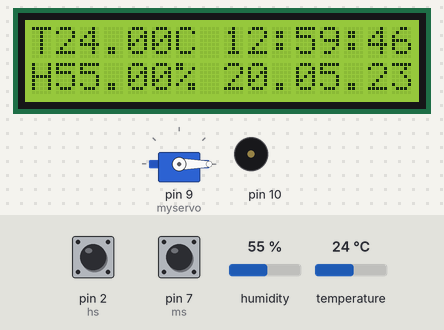
Recording of a sketch running on a simulated Arduino Uno, built with avr-gcc and run on an emulated ATmega328P. Parts: 16×2 character LCD, servo, buzzer (waves = sounding). The test bench sets the inputs (shaded band); at power-on: temperature 24 °C, pin 2 (hs) HIGH, pin 7 (ms) HIGH, humidity 55 %. Storage starts empty; what the sketch prints to the serial monitor is not drawn.

Above: at 1.7 s.
1.8 s: temperature set to 16 °C
At 5.8 s:
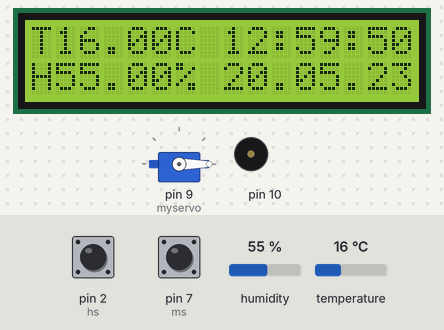
5.9 s: temperature set to 13 °C
At 8.2 s:
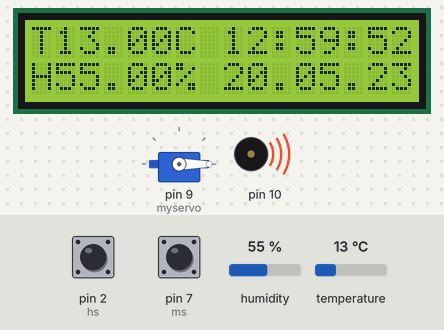
10.9 s: pin 2 (hs) pulled LOW for 0.15 s
At 12.2 s:
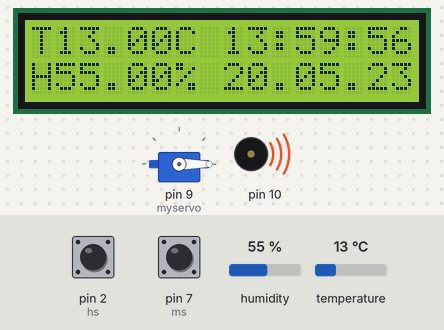
12.9 s: pin 7 (ms) pulled LOW for 0.15 s
At 19.7 s:
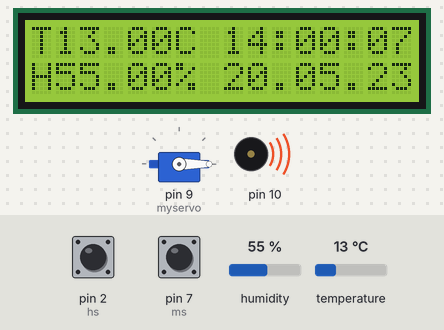
20.7 s: pin 2 (hs) pulled LOW for 1 s
At 22.1 s:
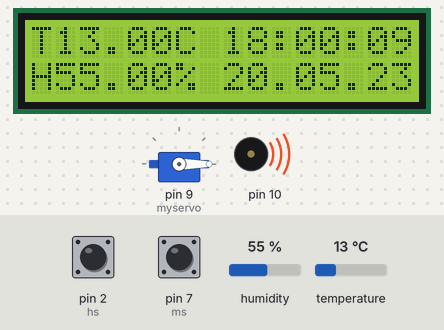
23.2 s: pin 7 (ms) pulled LOW for 1 s
At 24.0 s:
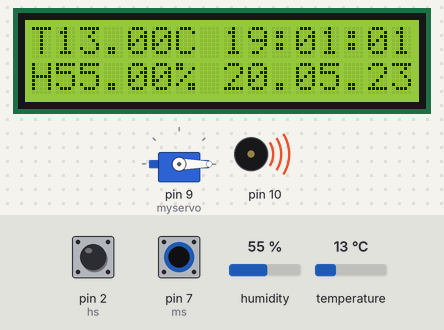
Timing chart, 0 to 26.2 s (numbered marks = the images above; inputs shaded):
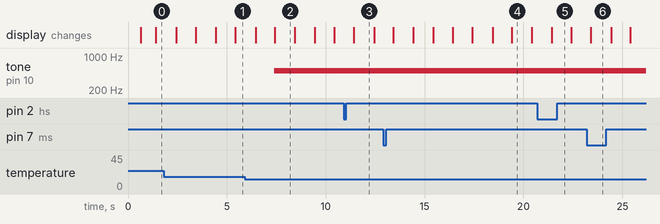

The sketch:

proiect.ino
```cpp
#include "temp.h"
#include "sdcard.h"
#include "servoPOT.h"
#include "ceas.h"

void setup()
{
    Serial.begin(9600);
    lcd.init();                      // initialize the  lcd
  // Print a message to the LCD.
  lcd.backlight();
  lcd.setBacklight(HIGH);

  delay(500);

  initSD();

  myservo.attach(9);  // attaches the servo on pin 9 to the servo object
  myservo.write(0);
  startMillisSERVO = millis();  //initial start time

  pinMode(hs, INPUT_PULLUP);  // avoid external Pullup resistors for Button 1
  pinMode(ms, INPUT_PULLUP);  // and Button 2
  nowRTC = millis();  // read RTC initial value
  dht.begin();

}

void  loop()
{
    ceas();
    TEMPPOT();
    if(temperature>35)
    notaSUS();
    else if (temperature<15)
    notaJOS();
    else
    noTone(10);
    servoPOT();
}

void ceas()
{
    // every second
  // Read temperature and humidity from DHT11 sensor
  temperature = dht.readTemperature();
  humidity = dht.readHumidity();
  // Update LCD Display
  // Print TIME in Hour, Min, Sec + AM/PM

  lcd.setCursor(0, 0);
  lcd.print("T");
  lcd.print(temperature);
  lcd.print("C ");

  if (h < 10)
    lcd.print("0");  // always 2 digits
  lcd.print(h);
  lcd.print(":");
  if (m < 10)
    lcd.print("0");
  lcd.print(m);
  lcd.print(":");
  if (s < 10)
    lcd.print("0");
  lcd.print(s);

  lcd.setCursor(0, 1);  // for Line 2


  lcd.print("H");
  lcd.print(humidity);
  lcd.print("% ");

  if (d < 10)
    lcd.print("0");
  lcd.print(d);
  lcd.print(".");
  if (l < 10)
    lcd.print("0");
  lcd.print(l);
  lcd.print(".");
  lcd.print(an);


  // improved replacement of delay(1000)
  // Much better accuracy, no more dependent on loop execution time
  for (int i = 0; i < 5; i++)  // make 5 times 200ms loop for faster Button response
  {
    while ((nowRTC - last_timeRTC) < 200)  // delay 200ms
    {
      nowRTC = millis();
    }
    // inner 200ms loop
    last_timeRTC = nowRTC;  // prepare for the next loop

    // read Setting Buttons
    button1 = digitalRead(hs);  // Read Buttons
    button2 = digitalRead(ms);

    // Process Button 1 or Button 2 when hit while Backlight on
    if (button1 == 0)
    {
      h = h + 1;
    }

    if (button2 == 0)
    {
      s = 0;
      m = m + 1;
    }

    if(button1==0 && button2 == 0)
    {
      d++;
    }

    /* ---- manage seconds, minutes, hours am/pm overflow ----*/
    if (s == 60)
    {
      s = 0;
      m = m + 1;
    }
    if (m == 60)
    {
      m = 0;
      h = h + 1;
    }
    if (h == 24)
    {
      h=0;
      d++;
    }

    if (d==32)
    {
      d=1;
      l++;
    }
  }  // end for

  // outer 1000ms loop
  s = s + 1;  // increment sec. counting

  // ---- manage seconds, minutes, hours am/pm overflow ----
  if (s == 60) {
    s = 0;
    m = m + 1;
  }
  if (m == 60)
  {
    m = 0;
    h = h + 1;
  }
  if (h == 24)
    h = 0;

  // Loop end
}


void TEMPPOT()
{
  currentMillisTEMP = millis();  //get the current "time" (actually the number of milliseconds since the program started)
  if (currentMillisTEMP - startMillisTEMP >= periodTEMP)  //test whether the period has elapsed
  {

    Serial.print("Umiditate:");
    Serial.print(humidity);
    Serial.println("%");
    Serial.print("Temperat: ");
    Serial.print(temperature);
    Serial.println("C    ");


    scrieSD();
  startMillisTEMP = currentMillisTEMP;  //IMPORTANT to save the start time of the current LED state.
  }

}

void initSD()
{
  // Initialize the SD Card
  if (success)
  {
    if (!SD.begin(4))
    {
      Serial.println("SD Card initialization failed!");
      success = false;
    }
    Serial.println("SD Card initialization done.");
  }

  // Create a default file (if the file does not already exist)
  if (success)
  {
    if (!SD.exists(FILE_NAME))
    {
      // Create a default file
      Serial.println("Creating default file...");

      myFile = SD.open(FILE_NAME, FILE_WRITE);
      if (myFile)
      {
        myFile.print("0");
        myFile.close();
      }
      else
      {
        Serial.println("Failed to create default file");
        success = false;
      }
    }
    else
    {
      Serial.println("File exists.");
    }

  }
}

void scrieSD()
{
  // Write the new reset value in the file
  if (success)
  {
    myFile = SD.open(FILE_NAME, FILE_WRITE);
    if (myFile)
    {
      myFile.print(String(d));
      myFile.print(String("."));
      myFile.print(String(l));
      myFile.print(String("."));
      myFile.print(String(an));
      myFile.print(String("  "));
      myFile.print(String(h));
      myFile.print(String(":"));
      myFile.print(String(m));
      myFile.print(String(":"));
      myFile.print(String(s));
      myFile.print(String('\n'));

      myFile.print(String("Temp= "));
      myFile.print(String(temperature));
      myFile.print(String('\n'));

      myFile.print(String("HUM= "));
      myFile.print(String(humidity));
      myFile.print(String('\n'));
      myFile.print(String('\n'));

      myFile.close();
    }
    else
    {
      Serial.println("Failed to update the file");
      success = false;
    }
  }

  if (success)
  {
    Serial.println("S-a scris ");
  }

  Serial.println();
}

void notaSUS()
{
  tone(10, 4500);  //sus
}

void notaJOS()
{
  tone(10, 500);  //sus
}

void servoPOT()
{
  currentMillisSERVO = millis();  //get the current "time" (actually the number of milliseconds since the program started)
  if (currentMillisSERVO - startMillisSERVO >= periodSERVO)  //test whether the period has elapsed
  {
  val = analogRead(potpin);            // reads the value of the potentiometer (value between 0 and 1023)
  val = map(val, 0, 1023, 0, 120);     // scale it for use with the servo (value between 0 and 180)
  Serial.println(val);
  x=120-val;
  Serial.println(x);

  myservo.write(x);
  delay(60000);
  myservo.write(0);
  startMillisSERVO = currentMillisSERVO;  //IMPORTANT to save the start time of the current LED state.
  }

}
```

ceas.h
```cpp
#include <DHT.h>

#define DHTPIN 8
#define DHTTYPE DHT11

DHT dht(DHTPIN, DHTTYPE);

// Initial Time display is 12:59:45 PM
int h = 12;
int m = 59;
int s = 45;

int d=20;
int l=5;
int an=23;


// Time Set Buttons
int button1;
int button2;

float temperature=25;
float humidity=25;

// Pins definition for Time Set Buttons
int hs = 2;  // pin A0 for Hours Setting
int ms = 7;  // pin A1 for Minutes Setting

// For accurate Time reading, use Arduino Real-Time Clock and not just delay()
static uint32_t last_timeRTC, nowRTC = 0;  // RTC
```

sdcard.h
```cpp
/* This example shows how to create a file that stores the number of the board resets.
   The circuit:
   SD card attached to SPI bus as follows:
 ** MOSI - pin 11
 ** MISO - pin 12
 ** CLK  - pin 13
 ** CS   - pin 4
*/
#include <SPI.h>
#include <SD.h>

/* Set the file name */
#define FILE_NAME "contor.txt"
bool success   = true;
File myFile;
char buf[100]  = {0};
```

servoPOT.h
```cpp
#include <Servo.h>

Servo myservo;  // create servo object to control a servo

int potpin = A5;  // analog pin used to connect the potentiometer
int val,pos,x;    // variable to read the value from the analog pin

unsigned long startMillisSERVO;  //some global variables available anywhere in the program
unsigned long currentMillisSERVO;
const unsigned long periodSERVO = 1000*3600L;  //the value is a number of milliseconds
```

temp.h
```cpp
//#include  <dht.h> // sensor library using lib from https://www.ardumotive.com/how-to-use-dht-22-sensor-en.html
#include  <LiquidCrystal_I2C.h> // LCD library using from  https://www.ardumotive.com/i2clcden.html  for the i2c LCD library
#include <Wire.h>

LiquidCrystal_I2C lcd(0x27,16,2);  // set the LCD address to 0x27 after finding it from serial monitor (see comment  above) for a 16 chars and 2 line display


unsigned long startMillisTEMP;  //some global variables available anywhere in the program
unsigned long currentMillisTEMP;
const unsigned long periodTEMP = 1000*2L;  //the value is a number of milliseconds
```

Measured:
- the behaviour switches between 15 and 14 °C on temperature (found by bisection; images 1 and 2)
- after the input at 5.9 s, tone on pin 10: silent → 500 Hz after 1.5 s
- what the display in image 2 shows lasts 1.0 s, from 7.4 s to 8.4 s
